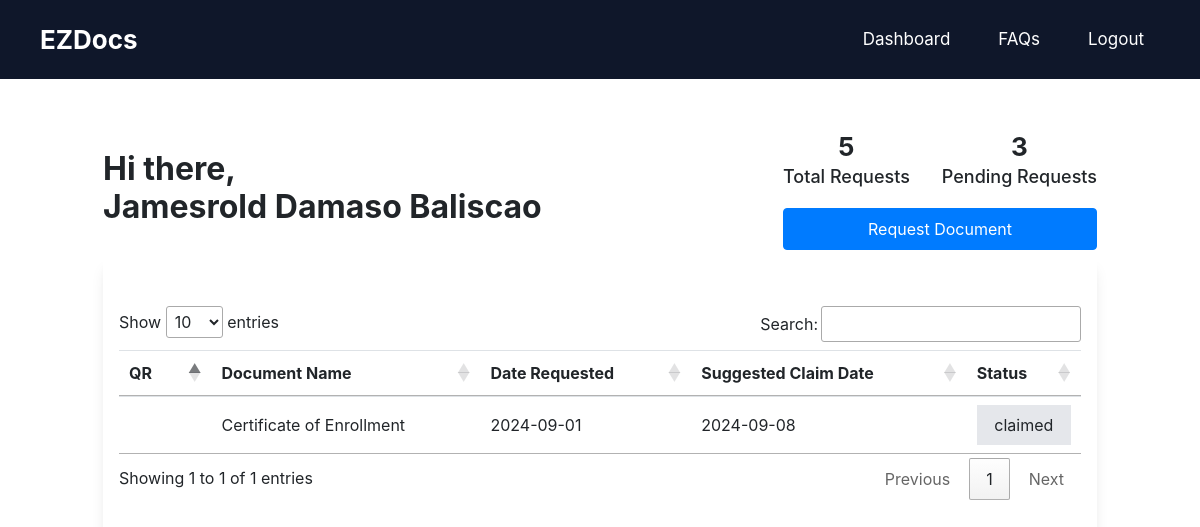
The app's page /index.php (signed in) with its own data.
### tables this page shows
CREATE TABLE `ezdrequesttbl` (
  `id` int(11) NOT NULL,
  `studentID` int(20) NOT NULL,
  `fullName` varchar(100) NOT NULL,
  `gradelvl` varchar(10) NOT NULL,
  `reqDoc` varchar(50) NOT NULL,
  `reqDate` date NOT NULL,
  `status` enum('pending','processing','ready','claimed') NOT NULL
);

### backend/be_showdashtable.php (the view, shortened to what this page needs)
<?php
try {
    include("_conn/connection.php");
    $sql = "SELECT * FROM ezdrequesttbl WHERE studentID = " . intval($_SESSION['studentId']);
    $result = mysqli_query($conn, $sql);
    if (mysqli_num_rows($result) > 0) {
        echo '<table class="table" id="documentTableStudent">
                <thead>
                    <tr>
                        <th scope="col">QR</th>
                        <th scope="col">Document Name</th>
                        <th scope="col">Date Requested</th>
                        <th scope="col">Suggested Claim Date</th>
                        <th scope="col">Status</th>
                    </tr>
                </thead>
                <tbody>';
        while ($row = mysqli_fetch_assoc($result)) {
            $reqDate = date('Y-m-d', strtotime($row['reqDate']));
            $claimDate = date('Y-m-d', strtotime($row['reqDate'] . ' +7 days'));
            echo '<tr>
                    <td class="align-middle" scope="row">
                        <img src="https://upload.wikimedia.org/wikipedia/commons/d/d0/QR_code_for_mobile_English_Wikipedia.svg"
                            alt="" width="50">
                    </td>
                    <td class="align-middle">' . htmlspecialchars($row['reqDoc']) . '</td>
                    <td class="align-middle">' . htmlspecialchars($reqDate) . '</td>
                    <td class="align-middle">' . htmlspecialchars($claimDate) . '</td>
                    <td class="align-middle">
                        <p class="bg-gray-200 text-center py-2">' . htmlspecialchars($row['status']) . '</p>
                    </td>
                  </tr>';
        }
        echo '</tbody></table>';
    } else {
        echo '<p>No requests found.</p>';
    }
}
catch (Exception $e) {
    echo 'Error: ' . $e->getMessage();
}
?>

### css/_global.css (style rules this page uses)
*, *::before, *::after { box-sizing: border-box; }

### records on screen
ezdrequesttbl: reqDoc "Certificate of Enrollment", reqDate "2024-09-01", reqDate "2024-09-08", status "claimed"

### other values on screen
$_SESSION['fullName'] "Jamesrold Damaso Baliscao"
$totalRequests "5"
$pendingRequests "3"
